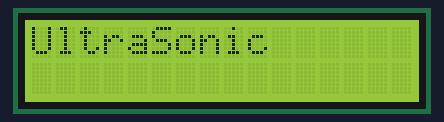
A sketch run on a simulated Arduino Mega 2560, built with avr-gcc and run on an emulated ATmega2560. On the bench: 16×2 character LCD. What the sketch prints to the serial monitor is not drawn.

Above: at 0.1 s.
At 1.1 s:
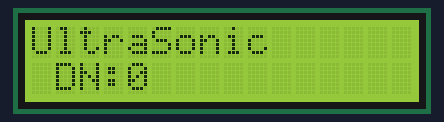

The sketch:

ultrasonicsensor3b.ino
```cpp
/* @file Enhance Keypad use
 || @version 1.0
 ||  Author Bruce modified from keypad library  examples download from http://playground.arduino.cc/Code/Keypad#Download @ keypad,zip
 */
/* LiquidCrystal display with:

 LiquidCrystal(rs, enable, d4, d5, d6, d7)
 LiquidCrystal(rs, rw, enable, d4, d5, d6, d7)
 LiquidCrystal(rs, enable, d0, d1, d2, d3, d4, d5, d6, d7)
 LiquidCrystal(rs, rw, enable, d0, d1, d2, d3, d4, d5, d6, d7)
 R/W Pin Read = LOW / Write = HIGH   // if No pin connect RW , please leave R/W Pin for Low State
 */
#include <LiquidCrystal.h>

LiquidCrystal lcd(5,6,7,38,40,42,44);   //ok

void setup(){
  Serial.begin(9600);
  Serial1.begin(9600);
  Serial.println("program start here");

  lcd.begin(16, 2);
  // 設定 LCD 的行列數目 (16 x 2)  16　行2　列
  lcd.setCursor(0,0);
  // 列印 "Hello World" 訊息到 LCD 上
  lcd.print("UltraSonic");
  Serial.println("Ultrasonic sensor detecting...");

}

void loop(){
  long distanceno = 0 ;
  distanceno = US100_UART_ultrasonic() ;
    lcd.setCursor(1,1);
      lcd.print("DN:          ");
    lcd.setCursor(4,1);
      lcd.print(distanceno);
  // now result is printed on Serial COnsole
  Serial.print("UltraSonice DIstance Detecting is :") ;
  Serial.println(distanceno);
  delay(200);

}
long US100_UART_ultrasonic()
{
  unsigned int HighLen = 0;
  unsigned int LowLen = 0;
  long Len_mm = 0;


  Serial1.flush(); // Clear TX1/RX1 Data Buffer
  Serial1.write(0x55); // Send byte 0X55，Activate US-100 to start work
  delay(500); // delay 500 microsecond
  Serial.print("in read is :");
  Serial.print(Serial1.available());
      Serial.println("");
  if(Serial1.available() >= 2) // start receive data when unreceived buffer bytes >= 2 bytes
  {
    HighLen = Serial1.read(); // Hi byte of Distance
    LowLen = Serial1.read(); // Li byte of Distance
    Serial.print("Hi:");
  Serial.print(HighLen);
    Serial.print("Lo:");
  Serial.print(LowLen);
      Serial.println("");

    Len_mm = HighLen*256 + LowLen; //Calculate DIstance from Hi byte & Lo byte
    if((Len_mm > 1) && (Len_mm < 10000)) //validate legal values between 1mm to 10000 mm 之间
    {
      Serial.print("Distance is: "); //Output distance to Serial Monitor
      Serial.print(Len_mm, DEC); //Output Distance value
      Serial.println("mm");
    }
  }
  delay(500); //Delay 500 ms
  return (Len_mm) ;
}
```
